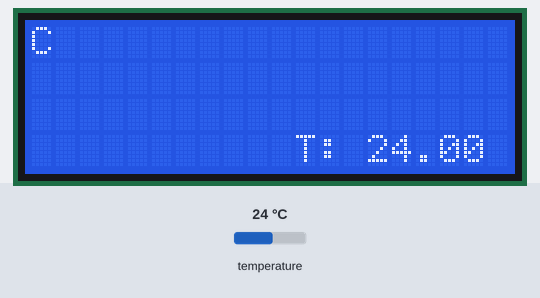
Simulated run of this sketch. Board: Arduino Uno, built with avr-gcc and run on an emulated ATmega328P. On the bench: 20×4 character LCD. The inputs (shaded band) are chosen by the test bench; at power-on: temperature 24 °C. What the sketch prints to the serial monitor is not drawn.

Above: at 1.2 s.
1.3 s: temperature set to 12 °C
At 3.8 s:
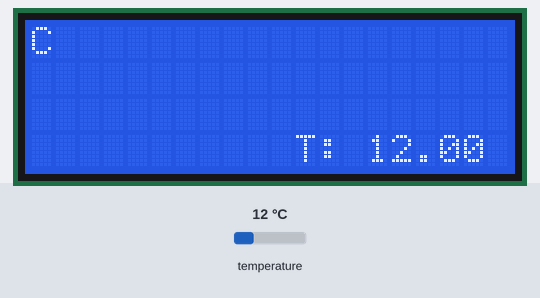
4.1 s: temperature set to 19 °C
6.6 s: temperature set to 28 °C
At 8.9 s:
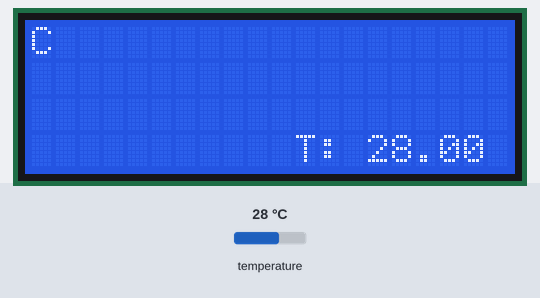
Timing chart, 0 to 10.4 s (numbered marks = the images above; inputs shaded):
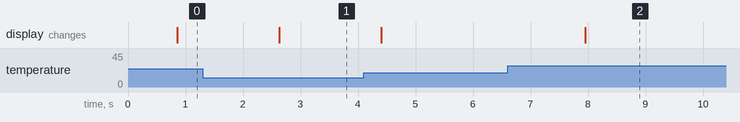

The sketch:

Code_temperature_DS_18b20.ino
```cpp
#include <OneWire.h>
#include <DallasTemperature.h>
#include <Wire.h>
#include <LiquidCrystal_I2C.h>

#define ONE_WIRE_BUS 10

OneWire oneWire(ONE_WIRE_BUS);
DallasTemperature sensors(&oneWire);

LiquidCrystal_I2C lcd(0x27, 20, 4);

void setup() {
  sensors.begin();
  Serial.begin(9600);


  lcd.init();
  lcd.backlight();
}

void loop() {
  sensors.requestTemperatures();
  float temp = sensors.getTempCByIndex(0);

  lcd.setCursor(11, 3);
  lcd.print("T: ");
  lcd.print(temp);
  lcd.print(" C");

  // pour serial moniteur
  Serial.print("Temperature: ");
  Serial.print(temp);
  Serial.println(" C");

  delay(1000);
}
```

Measured:
- after the input at 1.3 s, the display: changes after 1.3 s (image 1)
- after the input at 6.6 s, the display: changes after 1.4 s (image 2)
